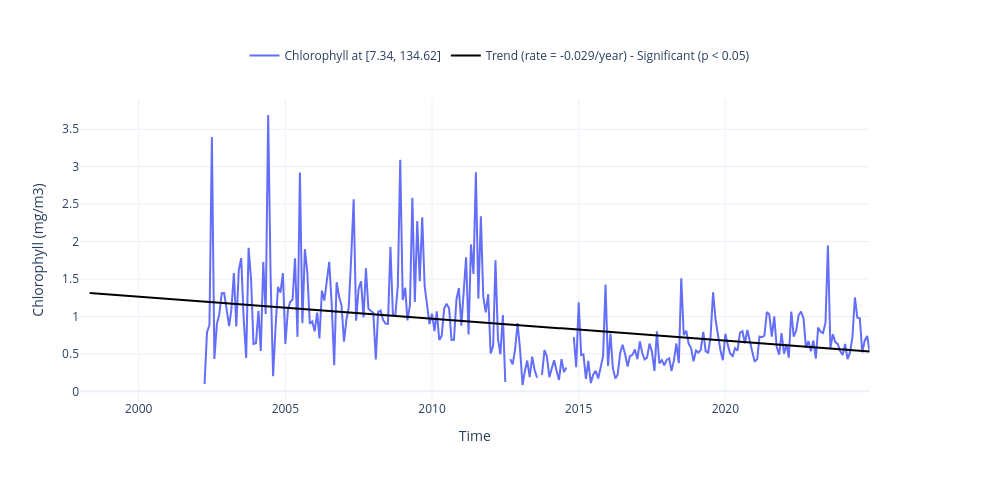

Notebook code for this chart:
### Code cell
fig = plot_timeseries_interactive(dict_plot, trendline=True, scatter_dict = None, figsize = (25, 12), label_yaxes = 'Chlorophyll (mg/m3)');

### Figure 1 — Plotly figure (JSON) as saved in the notebook; plotly's stock layout.template omitted (floating-point values rounded to 4 significant figures; data arrays with more than 128 entries replaced by an {"elided": "..."} marker saying what was removed)
{"data": [{"line": {"color": "#636EFA"}, "name": "Chlorophyll at [7.34, 134.62]", "type": "scatter", "x": {"elided": "324 str values"}, "xaxis": "x", "y": {"elided": "324 float values"}, "yaxis": "y"}, {"line": {"color": "black"}, "mode": "lines", "name": "Trend (rate = -0.029/year) - Significant (p < 0.05)", "showlegend": true, "type": "scatter", "x": {"elided": "274 str values"}, "xaxis": "x", "y": {"elided": "274 float values"}, "yaxis": "y"}], "layout": {"height": 480, "legend": {"font": {"size": 12}, "orientation": "h", "x": 0.5, "xanchor": "center", "y": 1.1, "yanchor": "bottom"}, "title": {"text": " "}, "width": 1000, "xaxis": {"anchor": "y", "domain": [0, 0.94], "title": {"text": "Time"}}, "yaxis": {"anchor": "x", "domain": [0, 1], "title": {"text": "Chlorophyll (mg/m3)"}}, "yaxis2": {"anchor": "x", "overlaying": "y", "side": "right"}}}
